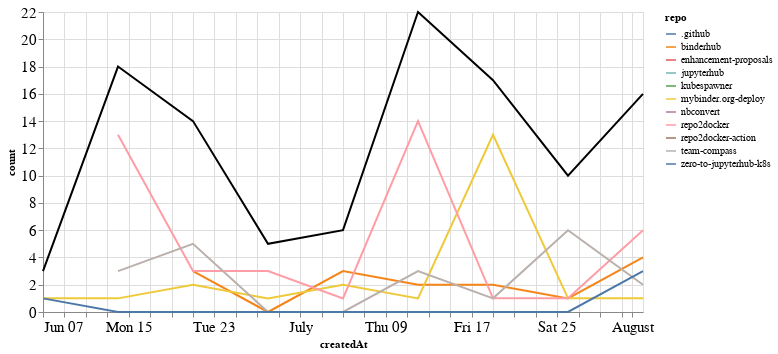

Notebook cell for this chart:
### Markdown cell above
## Comments

### Code cell
comments_time = comments.groupby('repo').resample('W', on='createdAt').count()['author'].reset_index()
comments_time = comments_time.rename(columns={'author': 'count'})
comments_time_total = comments_time.groupby('createdAt').agg({"count": "sum"}).reset_index()
ch1 = alt.Chart(comments_time, width=600).mark_line().encode(
    x='createdAt',
    y='count',
    color='repo',
    tooltip="repo"
)

ch2 = alt.Chart(comments_time_total, width=600).mark_line(color="black").encode(
    x='createdAt',
    y='count',
)

ch1 + ch2

### Figure 1 — Vega-Lite specification as saved in the notebook (floating-point values rounded to 4 significant figures)
{"config": {"axisLeft": {"labelFontSize": 15}, "axisBottom": {"labelFontSize": 15}}, "layer": [{"data": {"name": "data-636e2af64ec0b649ec3d7ae07333934c"}, "mark": "line", "encoding": {"color": {"type": "nominal", "field": "repo"}, "tooltip": {"type": "nominal", "field": "repo"}, "x": {"type": "temporal", "field": "createdAt"}, "y": {"type": "quantitative", "field": "count"}}, "width": 600}, {"data": {"name": "data-4fda4a5faad34f3cb3ce54d031b68296"}, "mark": {"type": "line", "color": "black"}, "encoding": {"x": {"type": "temporal", "field": "createdAt"}, "y": {"type": "quantitative", "field": "count"}}, "width": 600}], "$schema": "https://vega.github.io/schema/vega-lite/v4.8.1.json", "datasets": {"data-636e2af64ec0b649ec3d7ae07333934c": [{"repo": ".github", "createdAt": "2020-06-21T00:00:00", "count": 1}, {"repo": "binderhub", "createdAt": "2020-06-21T00:00:00", "count": 3}, {"repo": "binderhub", "createdAt": "2020-06-28T00:00:00", "count": 0}, {"repo": "binderhub", "createdAt": "2020-07-05T00:00:00", "count": 3}, {"repo": "binderhub", "createdAt": "2020-07-12T00:00:00", "count": 2}, {"repo": "binderhub", "createdAt": "2020-07-19T00:00:00", "count": 2}, {"repo": "binderhub", "createdAt": "2020-07-26T00:00:00", "count": 1}, {"repo": "binderhub", "createdAt": "2020-08-02T00:00:00", "count": 4}, {"repo": "enhancement-proposals", "createdAt": "2020-07-12T00:00:00", "count": 2}, {"repo": "jupyterhub", "createdAt": "2020-06-07T00:00:00", "count": 1}, {"repo": "kubespawner", "createdAt": "2020-07-26T00:00:00", "count": 1}, {"repo": "mybinder.org-deploy", "createdAt": "2020-06-07T00:00:00", "count": 1}, {"repo": "mybinder.org-deploy", "createdAt": "2020-06-14T00:00:00", "count": 1}, {"repo": "mybinder.org-deploy", "createdAt": "2020-06-21T00:00:00", "count": 2}, {"repo": "mybinder.org-deploy", "createdAt": "2020-06-28T00:00:00", "count": 1}, {"repo": "mybinder.org-deploy", "createdAt": "2020-07-05T00:00:00", "count": 2}, {"repo": "mybinder.org-deploy", "createdAt": "2020-07-12T00:00:00", "count": 1}, {"repo": "mybinder.org-deploy", "createdAt": "2020-07-19T00:00:00", "count": 13}, {"repo": "mybinder.org-deploy", "createdAt": "2020-07-26T00:00:00", "count": 1}, {"repo": "mybinder.org-deploy", "createdAt": "2020-08-02T00:00:00", "count": 1}, {"repo": "nbconvert", "createdAt": "2020-06-14T00:00:00", "count": 1}, {"repo": "repo2docker", "createdAt": "2020-06-14T00:00:00", "count": 13}, {"repo": "repo2docker", "createdAt": "2020-06-21T00:00:00", "count": 3}, {"repo": "repo2docker", "createdAt": "2020-06-28T00:00:00", "count": 3}, {"repo": "repo2docker", "createdAt": "2020-07-05T00:00:00", "count": 1}, {"repo": "repo2docker", "createdAt": "2020-07-12T00:00:00", "count": 14}, {"repo": "repo2docker", "createdAt": "2020-07-19T00:00:00", "count": 1}, {"repo": "repo2docker", "createdAt": "2020-07-26T00:00:00", "count": 1}, {"repo": "repo2docker", "createdAt": "2020-08-02T00:00:00", "count": 6}, {"repo": "repo2docker-action", "createdAt": "2020-06-28T00:00:00", "count": 1}, {"repo": "team-compass", "createdAt": "2020-06-14T00:00:00", "count": 3}, {"repo": "team-compass", "createdAt": "2020-06-21T00:00:00", "count": 5}, {"repo": "team-compass", "createdAt": "2020-06-28T00:00:00", "count": 0}, {"repo": "team-compass", "createdAt": "2020-07-05T00:00:00", "count": 0}, {"repo": "team-compass", "createdAt": "2020-07-12T00:00:00", "count": 3}, {"repo": "team-compass", "createdAt": "2020-07-19T00:00:00", "count": 1}, {"repo": "team-compass", "createdAt": "2020-07-26T00:00:00", "count": 6}, {"repo": "team-compass", "createdAt": "2020-08-02T00:00:00", "count": 2}, {"repo": "zero-to-jupyterhub-k8s", "createdAt": "2020-06-07T00:00:00", "count": 1}, {"repo": "zero-to-jupyterhub-k8s", "createdAt": "2020-06-14T00:00:00", "count": 0}, {"repo": "zero-to-jupyterhub-k8s", "createdAt": "2020-06-21T00:00:00", "count": 0}, {"repo": "zero-to-jupyterhub-k8s", "createdAt": "2020-06-28T00:00:00", "count": 0}, {"repo": "zero-to-jupyterhub-k8s", "createdAt": "2020-07-05T00:00:00", "count": 0}, {"repo": "zero-to-jupyterhub-k8s", "createdAt": "2020-07-12T00:00:00", "count": 0}, {"repo": "zero-to-jupyterhub-k8s", "createdAt": "2020-07-19T00:00:00", "count": 0}, {"repo": "zero-to-jupyterhub-k8s", "createdAt": "2020-07-26T00:00:00", "count": 0}, {"repo": "zero-to-jupyterhub-k8s", "createdAt": "2020-08-02T00:00:00", "count": 3}], "data-4fda4a5faad34f3cb3ce54d031b68296": [{"createdAt": "2020-06-07T00:00:00", "count": 3}, {"createdAt": "2020-06-14T00:00:00", "count": 18}, {"createdAt": "2020-06-21T00:00:00", "count": 14}, {"createdAt": "2020-06-28T00:00:00", "count": 5}, {"createdAt": "2020-07-05T00:00:00", "count": 6}, {"createdAt": "2020-07-12T00:00:00", "count": 22}, {"createdAt": "2020-07-19T00:00:00", "count": 17}, {"createdAt": "2020-07-26T00:00:00", "count": 10}, {"createdAt": "2020-08-02T00:00:00", "count": 16}]}}
